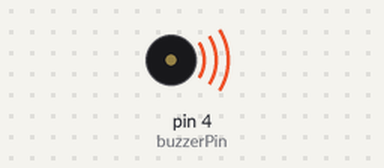
A sketch run on a simulated Arduino Uno, built with avr-gcc and run on an emulated ATmega328P. Shown: buzzer (waves = sounding).

Above: at 0.1 s.
Timing chart, 0 to 40.0 s (numbered marks = the images above):
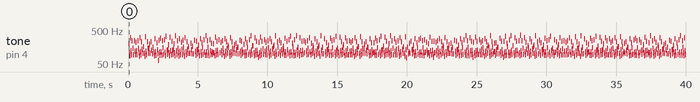

Measured:
- by itself, tone on pin 4 (buzzerPin): plays 196 Hz for 0.04 s, 106 Hz for 0.04 s, 86 Hz for 0.04 s, 294 Hz for 0.04 s, 121 Hz for 0.04 s, 95 Hz for 0.04 s … (929 notes in this stretch)

The sketch:

beep_demo_4.ino
```cpp
// Sound and Music
// Kevin McAleer January 2021
// Rhythm

int buzzerPin = 4; // Our buzzer is connected to pin 4

void setup() {
  // put your setup code here, to run once:
  pinMode(buzzerPin, OUTPUT);
}

void loop() {
  // put your main code here, to run repeatedly:

  for(int i=1; i< 100;i++) {
    digitalWrite(buzzerPin, HIGH);
    delayMicroseconds(i);
    digitalWrite(buzzerPin, LOW);
    delayMicroseconds(i*1000);
  }
}
```
